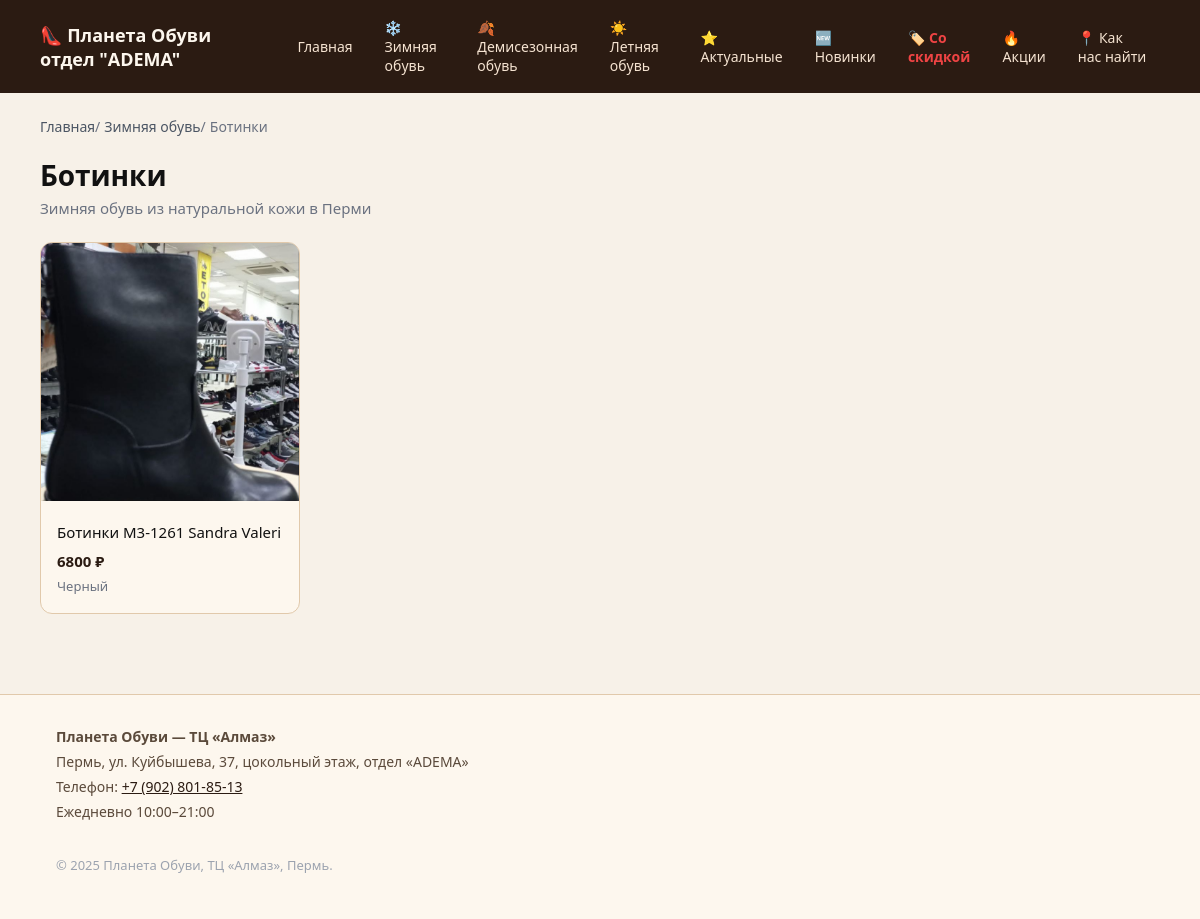
/zimnyaya/botinki, run on an earlier commit of the app's database.
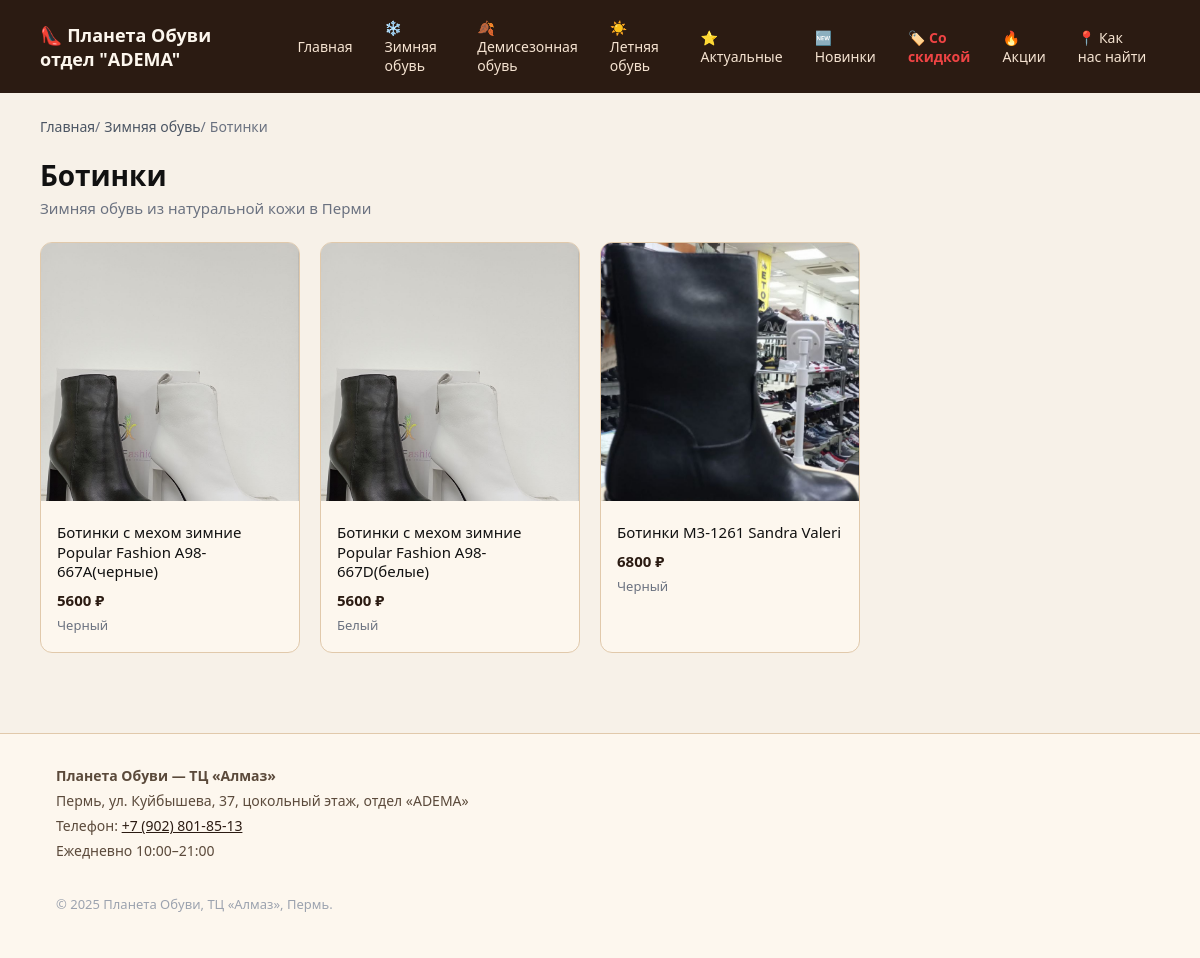
And on a later commit of the database.
### app/models.py (models this page shows)
class Category(Base):
    __tablename__ = "categories"
    id = Column(Integer, primary_key=True, index=True)
    name = Column(String(255), nullable=False)
    slug = Column(String(255), unique=True, nullable=False, index=True)
    icon = Column(String(32), nullable=True)  # emoji или иконка
    sort_order = Column(Integer, default=0, nullable=False)
    subcategories = relationship("Subcategory", back_populates="category", order_by="Subcategory.sort_order")

class Subcategory(Base):
    __tablename__ = "subcategories"
    id = Column(Integer, primary_key=True, index=True)
    name = Column(String(255), nullable=False)
    slug = Column(String(255), nullable=False, index=True)
    sort_order = Column(Integer, default=0, nullable=False)
    category_id = Column(Integer, ForeignKey("categories.id"), nullable=False)
    category = relationship("Category", back_populates="subcategories")
    products = relationship("Product", back_populates="subcategory", order_by="Product.created_at.desc()")

class Product(Base):
    __tablename__ = "products"
    id = Column(Integer, primary_key=True, index=True)
    name = Column(String(255), nullable=False)
    slug = Column(String(255), nullable=False, index=True)
    description = Column(Text, nullable=True)
    price = Column(Float, nullable=False)
    old_price = Column(Float, nullable=True)
    sizes_json = Column(String(255), nullable=True)  # JSON: "[36, 37, 38, 39]"
    color = Column(String(64), nullable=True)
    image_url = Column(String(512), nullable=True)
    is_active = Column(Boolean, default=True, nullable=False)
    is_new = Column(Boolean, default=False, nullable=False)  # новинка
    is_featured = Column(Boolean, default=False, nullable=False)  # актуальный товар
    created_at = Column(DateTime, default=datetime.utcnow, nullable=False)
    subcategory_id = Column(Integer, ForeignKey("subcategories.id"), nullable=True)
    subcategory = relationship("Subcategory", back_populates="products")

### app/main.py (the view)
@app.get("/{category_slug}/{subcategory_slug}", response_class=HTMLResponse)
def read_subcategory(
    category_slug: str,
    subcategory_slug: str,
    request: Request,
    db: Session = Depends(get_db),
) -> HTMLResponse:
    category = db.query(Category).filter(Category.slug == category_slug).first()
    if category is None:
        return _not_found_response(request, db)
    subcategory = (
        db.query(Subcategory)
        .filter(Subcategory.category_id == category.id, Subcategory.slug == subcategory_slug)
        .first()
    )
    if subcategory is None:
        return _not_found_response(request, db)
    all_categories = db.query(Category).options(joinedload(Category.subcategories)).order_by(Category.sort_order).all()
    products = (
        db.query(Product)
        .filter(Product.subcategory_id == subcategory.id, Product.is_active.is_(True))
        .order_by(Product.created_at.desc())
        .all()
    )
    breadcrumbs = [
        {"name": "Главная", "url": "/"},
        {"name": category.name, "url": f"/category/{category.slug}"},
        {"name": subcategory.name, "url": f"/{category.slug}/{subcategory.slug}"},
    ]
    season_map = {
        "zimnyaya": "Зимние",
        "demisezon": "Демисезонные",
        "letnyaya": "Летние",
    }
    season_prefix = season_map.get(category.slug, "")
    seo_title = f"{season_prefix} {subcategory.name.lower()} из кожи — Пермь | ТЦ «Алмаз»"
    return templates.TemplateResponse(
        "subcategory.html",
        {
            "request": request,
            "categories": all_categories,
            "category": category,
            "subcategory": subcategory,
            "products": products,
            "breadcrumbs": breadcrumbs,
            "page_title": seo_title,
            "meta_description": f"{season_prefix} {subcategory.name.lower()} из натуральной кожи. Купить в Перми, ТЦ «Алмаз». Примерка на месте.",
        },
    )

### app/templates/subcategory.html (shortened to what this page needs)
{% extends "base.html" %}
{% block content %}
<nav class="breadcrumbs" aria-label="Хлебные крошки">
  <ol itemscope itemtype="https://schema.org/BreadcrumbList">
    {% for bc in breadcrumbs %}
    <li itemprop="itemListElement" itemscope itemtype="https://schema.org/ListItem">
      {% if loop.last %}
        <span itemprop="name">{{ bc.name }}</span>
      {% else %}
        <a href="{{ bc.url }}" itemprop="item"><span itemprop="name">{{ bc.name }}</span></a> /
      {% endif %}
    </li>
    {% endfor %}
  </ol>
</nav>
<section class="subcategory-page">
  <header class="subcategory-header">
    <h1>{{ subcategory.name }}</h1>
    <p class="subcategory-subtitle">{{ category.name }} из натуральной кожи в Перми</p>
  </header>
  {% if products %}
  <div class="product-grid">
    {% for product in products %}
    <article class="product-card" itemscope itemtype="https://schema.org/Product">
      <button
        type="button"
        class="product-card-image-btn"
        hx-get="/product-modal/{{ product.id }}"
        hx-target="#product-modal-content"
        hx-swap="innerHTML"
        hx-push-url="false"
      >
        <div class="product-card-image">
          {% if product.image_url %}
          <img
            src="{{ product.image_url }}"
            alt="{{ product.name }}"
            itemprop="image"
            loading="lazy"
          />
          {% endif %}
        </div>
      </button>
      <div class="product-card-body">
        <h3 class="product-card-title" itemprop="name">
          <a href="/product/{{ product.id }}-{{ product.slug }}" class="product-card-link">
            {{ product.name }}
          </a>
        </h3>
        <div class="product-card-price" itemprop="offers" itemscope itemtype="https://schema.org/Offer">
          <span class="price" itemprop="price" content="{{ product.price }}">{{ product.price | int }} ₽</span>
        </div>
        {% if product.color %}
        <div class="product-card-color">{{ product.color }}</div>
        {% endif %}
      </div>
    </article>
    {% endfor %}
  </div>
  {% else %}
  <p class="product-empty">В этой категории пока нет товаров.</p>
  {% endif %}
</section>
{% endblock %}

### app/templates/base.html (shortened to what this page needs)
<!DOCTYPE html>
<html lang="ru">
  <head>
    <link rel="stylesheet" href="{{ url_for('static', path='/style.css') }}?v=3" />
  </head>
  <body>
    <header class="header">
      <div class="container header-inner">
        <div class="logo">
          <a href="/">👠 Планета Обуви отдел "ADEMA"</a>
        </div>
        <nav class="nav">
          <a href="/" class="nav-link">Главная</a>
          {% if categories is defined %}
            {% for cat in categories %}
            <div class="nav-dropdown">
              <a href="/category/{{ cat.slug }}" class="nav-link nav-link-dropdown">
                {{ cat.icon }} {{ cat.name }}
              </a>
            </div>
            {% endfor %}
          {% endif %}
          <a href="/featured" class="nav-link">⭐ Актуальные</a>
          <a href="/new" class="nav-link">🆕 Новинки</a>
          <a href="/sale" class="nav-link nav-link-sale">🏷️ Со скидкой</a>
          <a href="/promotions" class="nav-link">🔥 Акции</a>
          <a href="/map" class="nav-link">📍 Как нас найти</a>
        </nav>
      </div>
    </header>
    <main class="main container">
      {% block content %}{% endblock %}
    </main>
    <footer class="footer" itemscope itemtype="https://schema.org/LocalBusiness">
      <div class="container footer-inner">
        <div class="footer-info">
          <p itemprop="name"><strong>Планета Обуви — ТЦ «Алмаз»</strong></p>
          <p itemprop="address" itemscope itemtype="https://schema.org/PostalAddress">
            <span itemprop="addressLocality">Пермь</span>,
            <span itemprop="streetAddress">ул. Куйбышева, 37, цокольный этаж, отдел «ADEMA»</span>
          </p>
          <p>Телефон: <a href="tel:+79028018513" itemprop="telephone">+7 (902) 801-85-13</a></p>
          <p itemprop="openingHours" content="Mo-Su 10:00-21:00">Ежедневно 10:00–21:00</p>
        </div>
        <p class="footer-copy">&copy; 2025 Планета Обуви, ТЦ «Алмаз», Пермь.</p>
      </div>
    </footer>
  </body>
</html>

### static/style.css (style rules this page uses)
* { box-sizing: border-box; }
body { margin: 0; font-family: system-ui, -apple-system, BlinkMacSystemFont, "Segoe UI", sans-serif; color: #111111; background-color: #f7f1e8; }
a { color: #2b1b12; }
.container { max-width: 1120px; margin: 0 auto; padding: 0 16px; }
.header { background-color: #2b1b12; color: #fdf7ee; position: sticky; top: 0; z-index: 100; }
.header-inner { display: flex; align-items: center; justify-content: space-between; padding: 12px 0; gap: 16px; }
.logo a { color: #fdf7ee; text-decoration: none; font-weight: 600; font-size: 18px; }
.nav { display: flex; gap: 8px; flex-wrap: nowrap; align-items: center; overflow-x: auto; scrollbar-width: none; }
.nav-link { color: #f5e3d1; text-decoration: none; font-size: 14px; padding: 6px 12px; border-radius: 6px; transition: background-color 0.15s ease, color 0.15s ease; }
.nav-dropdown { position: relative; }
.nav-link-dropdown { display: inline-flex; align-items: center; gap: 4px; }
.main { padding: 24px 0 48px; min-height: calc(100vh - 200px); }
.category-page, .subcategory-page { margin-bottom: 32px; }
.category-header, .subcategory-header { margin-bottom: 24px; }
.category-header h1, .subcategory-header h1 { font-size: 28px; margin: 0; }
.subcategory-subtitle { color: #6b7280; margin: 4px 0 0; font-size: 15px; }
.product-grid { display: grid; grid-template-columns: repeat(auto-fill, minmax(200px, 260px)); gap: 20px; justify-content: start; }
.product-card { background-color: #fdf7ee; border-radius: 12px; border: 1px solid #e1c9ab; overflow: hidden; transition: all 0.2s ease; }
.product-grid .product-card { max-width: 100%; }
.product-card-link { display: flex; flex-direction: column; color: inherit; text-decoration: none; height: 100%; }
.product-card-image { width: 100%; aspect-ratio: 1 / 1; position: relative; background-color: #e7d3ba; overflow: hidden; }
.product-card-image img { width: 100%; height: 100%; object-fit: cover; }
.product-card-body { padding: 14px 16px 18px; }
.product-card-title { font-size: 15px; font-weight: 500; margin: 0 0 8px; line-height: 1.3; }
.product-card-price { font-size: 15px; }
.product-card-price .price { font-weight: 700; color: #2b1b12; }
.product-card-color { margin-top: 6px; font-size: 13px; color: #6b7280; }
.breadcrumbs { font-size: 14px; margin-bottom: 20px; color: #6b7280; }
.breadcrumbs ol { list-style: none; display: flex; flex-wrap: wrap; gap: 4px; padding: 0; margin: 0; }
.breadcrumbs li { display: flex; align-items: center; }
.breadcrumbs a { color: #4b5563; text-decoration: none; }
.footer { border-top: 1px solid #e1c9ab; padding: 32px 0; font-size: 14px; color: #5b4a3b; background-color: #fdf7ee; }
.footer-inner { display: flex; flex-direction: column; gap: 16px; }
.footer-info p { margin: 0 0 6px; }
.footer-info a { color: #2b1b12; font-weight: 500; }
.footer-copy { color: #9ca3af; font-size: 13px; }
.product-card { transition: transform 0.3s ease, box-shadow 0.3s ease; }
.product-card-image img { transition: transform 0.4s ease; }
.product-card-image-btn { padding: 0; margin: 0 0 8px; border: none; background: none; cursor: pointer; width: 100%; text-align: left; }
.nav-link-sale { color: #ef4444 !important; font-weight: 600; }

What changed in the data, as far as the page shows it:
added Product: image_url (picture), name "Ботинки с мехом зимние Popular Fashion A98-667A(черные)", price "5600", color "Черный"
added Product: image_url (picture), name "Ботинки с мехом зимние Popular Fashion A98-667D(белые)", price "5600", color "Белый"
